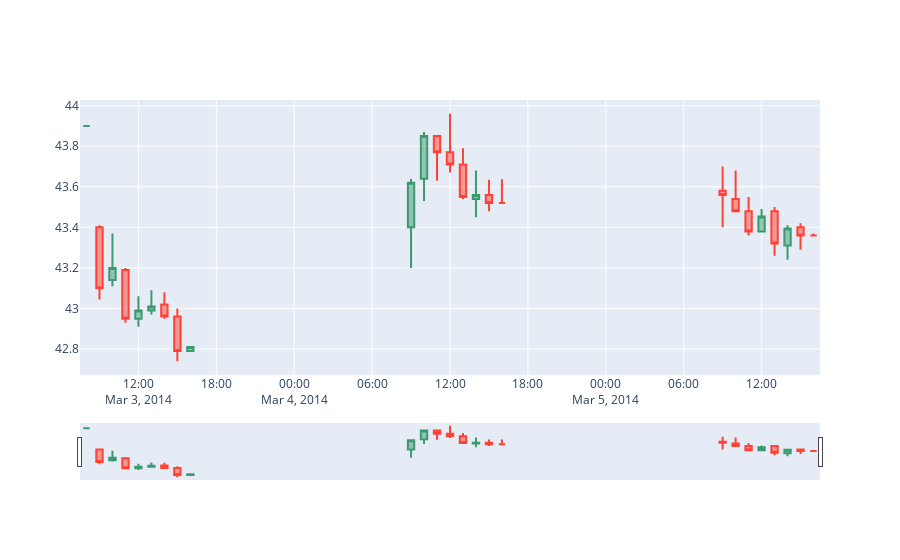

The code cell stored with this chart in its notebook:
### Code cell
import plotly.graph_objects as go

fig = go.Figure(data=[go.Candlestick(x=df2.index,
                open=df2['open'],
                high=df2['high'],
                low=df2['low'],
                close=df2['close'])])

fig.show()

### Figure 1 — Plotly figure (JSON) as saved in the notebook; plotly's stock layout.template omitted (floating-point values rounded to 4 significant figures)
{"data": [{"close": [43.9, 43.1, 43.2, 42.95, 42.99, 43.01, 42.96, 42.79, 42.81, null, null, null, null, null, null, null, null, null, null, null, null, null, null, null, null, 43.62, 43.85, 43.77, 43.71, 43.55, 43.56, 43.52, 43.52, null, null, null, null, null, null, null, null, null, null, null, null, null, null, null, null, 43.56, 43.48, 43.38, 43.45, 43.32, 43.39, 43.36, 43.36], "high": [43.9, 43.41, 43.37, 43.2, 43.06, 43.09, 43.08, 43, 42.81, null, null, null, null, null, null, null, null, null, null, null, null, null, null, null, null, 43.64, 43.87, 43.85, 43.96, 43.79, 43.68, 43.63, 43.64, null, null, null, null, null, null, null, null, null, null, null, null, null, null, null, null, 43.7, 43.68, 43.55, 43.49, 43.5, 43.41, 43.42, 43.37], "low": [43.9, 43.04, 43.11, 42.93, 42.91, 42.97, 42.95, 42.74, 42.79, null, null, null, null, null, null, null, null, null, null, null, null, null, null, null, null, 43.2, 43.53, 43.63, 43.67, 43.54, 43.45, 43.48, 43.52, null, null, null, null, null, null, null, null, null, null, null, null, null, null, null, null, 43.4, 43.48, 43.36, 43.38, 43.26, 43.24, 43.29, 43.36], "open": [43.9, 43.4, 43.14, 43.19, 42.95, 42.99, 43.02, 42.96, 42.79, null, null, null, null, null, null, null, null, null, null, null, null, null, null, null, null, 43.4, 43.64, 43.85, 43.77, 43.71, 43.54, 43.56, 43.52, null, null, null, null, null, null, null, null, null, null, null, null, null, null, null, null, 43.58, 43.54, 43.48, 43.38, 43.48, 43.31, 43.4, 43.36], "type": "candlestick", "x": ["2014-03-03T08:00:00", "2014-03-03T09:00:00", "2014-03-03T10:00:00", "2014-03-03T11:00:00", "2014-03-03T12:00:00", "2014-03-03T13:00:00", "2014-03-03T14:00:00", "2014-03-03T15:00:00", "2014-03-03T16:00:00", "2014-03-03T17:00:00", "2014-03-03T18:00:00", "2014-03-03T19:00:00", "2014-03-03T20:00:00", "2014-03-03T21:00:00", "2014-03-03T22:00:00", "2014-03-03T23:00:00", "2014-03-04T00:00:00", "2014-03-04T01:00:00", "2014-03-04T02:00:00", "2014-03-04T03:00:00", "2014-03-04T04:00:00", "2014-03-04T05:00:00", "2014-03-04T06:00:00", "2014-03-04T07:00:00", "2014-03-04T08:00:00", "2014-03-04T09:00:00", "2014-03-04T10:00:00", "2014-03-04T11:00:00", "2014-03-04T12:00:00", "2014-03-04T13:00:00", "2014-03-04T14:00:00", "2014-03-04T15:00:00", "2014-03-04T16:00:00", "2014-03-04T17:00:00", "2014-03-04T18:00:00", "2014-03-04T19:00:00", "2014-03-04T20:00:00", "2014-03-04T21:00:00", "2014-03-04T22:00:00", "2014-03-04T23:00:00", "2014-03-05T00:00:00", "2014-03-05T01:00:00", "2014-03-05T02:00:00", "2014-03-05T03:00:00", "2014-03-05T04:00:00", "2014-03-05T05:00:00", "2014-03-05T06:00:00", "2014-03-05T07:00:00", "2014-03-05T08:00:00", "2014-03-05T09:00:00", "2014-03-05T10:00:00", "2014-03-05T11:00:00", "2014-03-05T12:00:00", "2014-03-05T13:00:00", "2014-03-05T14:00:00", "2014-03-05T15:00:00", "2014-03-05T16:00:00"]}], "layout": {}}
